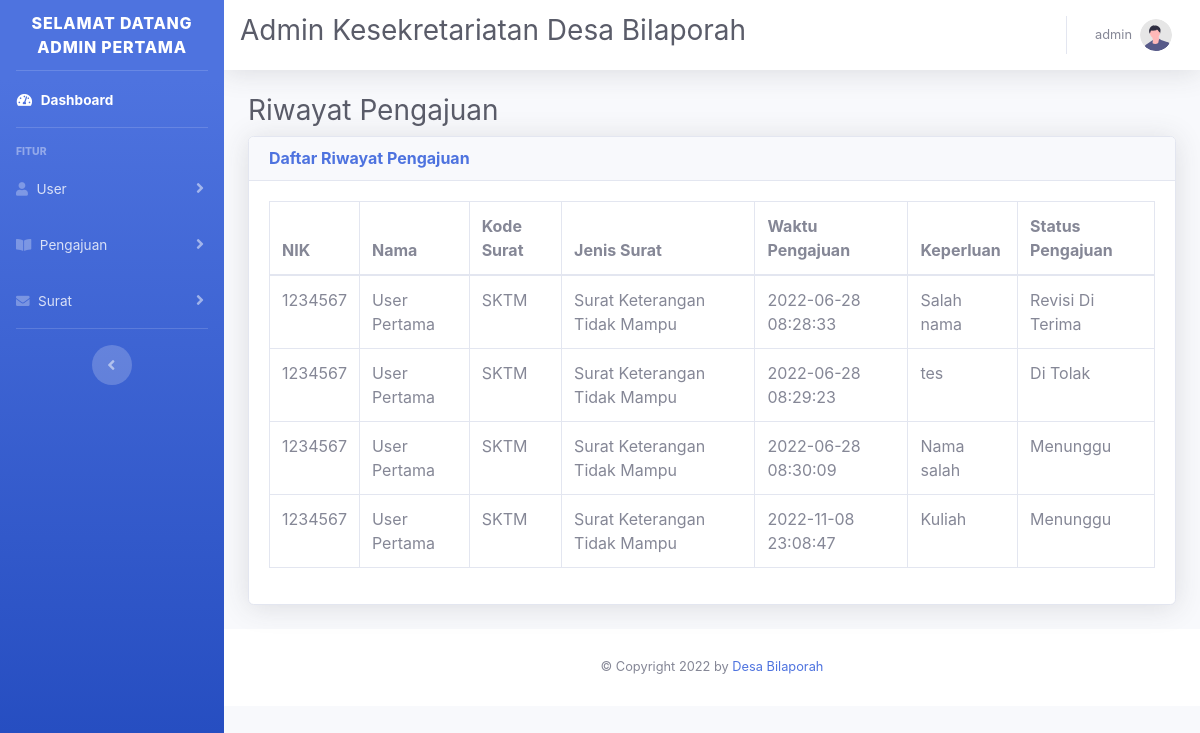
Before: /admin/semua_pengajuan.php (signed in) with the older database file.
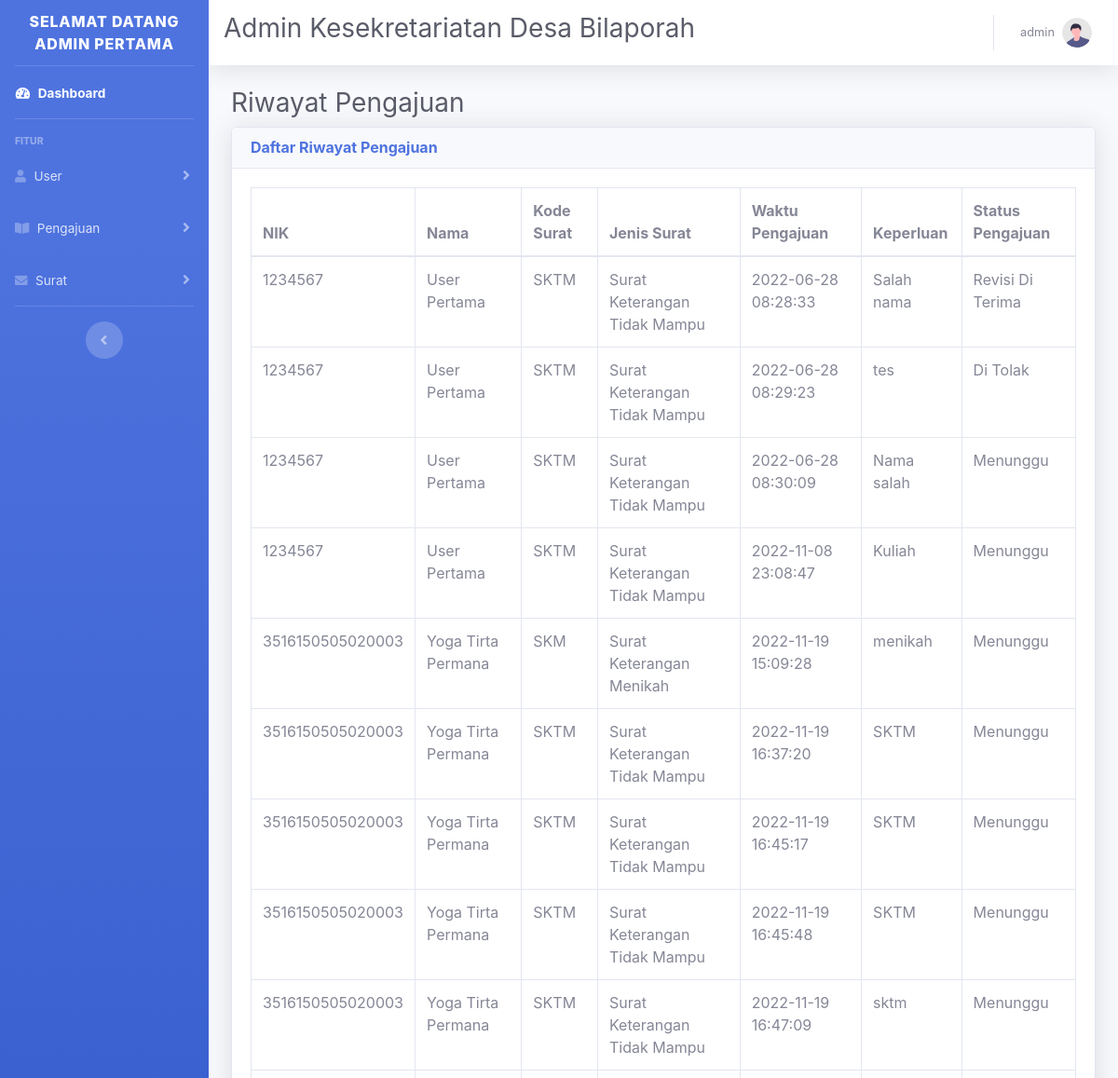
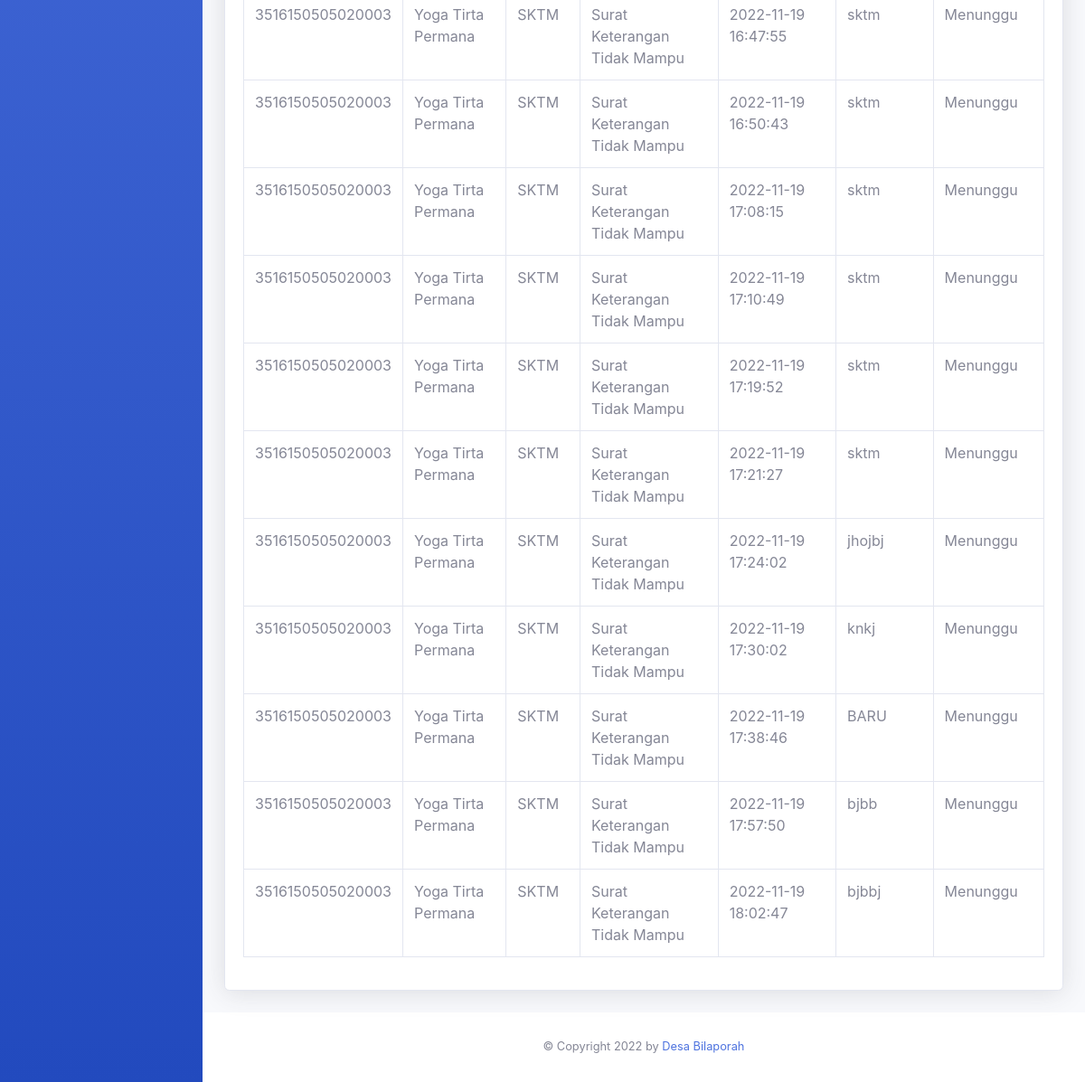
After: the same page with the newer database file (2 pictures, top to bottom).
### tables this page shows
CREATE TABLE `tb_pengajuan` (
  `id_pengajuan` int(11) NOT NULL,
  `nik` varchar(100) DEFAULT NULL,
  `kode_surat` varchar(5) DEFAULT NULL,
  `tgl_pengajuan` datetime DEFAULT NULL,
  `keperluan` varchar(200) DEFAULT NULL,
  `jenis_pengajuan` varchar(50) DEFAULT NULL,
  `status_pengajuan` enum('Menunggu','Di Terima','Di Tolak','Revisi Di Terima','Revisi Selesai') DEFAULT NULL
);

CREATE TABLE `tb_user` (
  `nik` varchar(100) NOT NULL,
  `username` varchar(100) DEFAULT NULL,
  `password` varchar(100) NOT NULL,
  `nama_user` varchar(100) NOT NULL,
  `tempat_lahir` varchar(100) NOT NULL,
  `tanggal_lahir` varchar(100) NOT NULL,
  `gender` varchar(50) NOT NULL,
  `agama` varchar(50) NOT NULL,
  `alamat` varchar(255) NOT NULL,
  `role_user` enum('Warga','Admin') NOT NULL
);

CREATE TABLE `tb_surat` (
  `kode_surat` char(5) NOT NULL,
  `jenis_surat` varchar(50) NOT NULL,
  `surat_keluar` int(11) NOT NULL
);

### db/data_semua_pengajuan.php (the view)
<?php
include "../connect/koneksi.php";
$tb_pengajuan = mysqli_query($koneksi, "SELECT * FROM tb_user INNER JOIN tb_pengajuan USING(nik) INNER JOIN tb_surat USING(kode_surat)");
while ($row = mysqli_fetch_assoc($tb_pengajuan)) : ?>
    <tr>
        <td><?= $row["nik"] ?></td>
        <td><?= $row["nama_user"] ?></td>
        <td><?= $row["kode_surat"] ?></td>
        <td><?= $row["jenis_surat"] ?></td>
        <td><?= $row["tgl_pengajuan"] ?></td>
        <td><?= $row["keperluan"] ?></td>
        <td><?= $row["status_pengajuan"] ?></td>
    </tr>
<?php
endwhile;
?>

Changed rows visible on the page:
added tb_pengajuan: nik.nik "3516150505020003", nik.nama_user "Yoga Tirta Permana", kode_surat "SKM", kode_surat.jenis_surat "Surat Keterangan Menikah", tgl_pengajuan "2022-11-19 15:09:28", keperluan "menikah", status_pengajuan "Menunggu"
added tb_pengajuan: nik.nik "3516150505020003", nik.nama_user "Yoga Tirta Permana", kode_surat "SKTM", kode_surat.jenis_surat "Surat Keterangan Tidak Mampu", tgl_pengajuan "2022-11-19 16:37:20", keperluan "SKTM", status_pengajuan "Menunggu"
added tb_pengajuan: nik.nik "3516150505020003", nik.nama_user "Yoga Tirta Permana", kode_surat "SKTM", kode_surat.jenis_surat "Surat Keterangan Tidak Mampu", tgl_pengajuan "2022-11-19 16:45:17", keperluan "SKTM", status_pengajuan "Menunggu"
added tb_pengajuan: nik.nik "3516150505020003", nik.nama_user "Yoga Tirta Permana", kode_surat "SKTM", kode_surat.jenis_surat "Surat Keterangan Tidak Mampu", tgl_pengajuan "2022-11-19 16:45:48", keperluan "SKTM", status_pengajuan "Menunggu"
added tb_pengajuan: nik.nik "3516150505020003", nik.nama_user "Yoga Tirta Permana", kode_surat "SKTM", kode_surat.jenis_surat "Surat Keterangan Tidak Mampu", tgl_pengajuan "2022-11-19 16:47:09", keperluan "sktm", status_pengajuan "Menunggu"
added tb_pengajuan: nik.nik "3516150505020003", nik.nama_user "Yoga Tirta Permana", kode_surat "SKTM", kode_surat.jenis_surat "Surat Keterangan Tidak Mampu", tgl_pengajuan "2022-11-19 16:47:55", keperluan "sktm", status_pengajuan "Menunggu"
added tb_pengajuan: nik.nik "3516150505020003", nik.nama_user "Yoga Tirta Permana", kode_surat "SKTM", kode_surat.jenis_surat "Surat Keterangan Tidak Mampu", tgl_pengajuan "2022-11-19 16:50:43", keperluan "sktm", status_pengajuan "Menunggu"
added tb_pengajuan: nik.nik "3516150505020003", nik.nama_user "Yoga Tirta Permana", kode_surat "SKTM", kode_surat.jenis_surat "Surat Keterangan Tidak Mampu", tgl_pengajuan "2022-11-19 17:08:15", keperluan "sktm", status_pengajuan "Menunggu"
added tb_pengajuan: nik.nik "3516150505020003", nik.nama_user "Yoga Tirta Permana", kode_surat "SKTM", kode_surat.jenis_surat "Surat Keterangan Tidak Mampu", tgl_pengajuan "2022-11-19 17:10:49", keperluan "sktm", status_pengajuan "Menunggu"
added tb_pengajuan: nik.nik "3516150505020003", nik.nama_user "Yoga Tirta Permana", kode_surat "SKTM", kode_surat.jenis_surat "Surat Keterangan Tidak Mampu", tgl_pengajuan "2022-11-19 17:19:52", keperluan "sktm", status_pengajuan "Menunggu"
added tb_pengajuan: nik.nik "3516150505020003", nik.nama_user "Yoga Tirta Permana", kode_surat "SKTM", kode_surat.jenis_surat "Surat Keterangan Tidak Mampu", tgl_pengajuan "2022-11-19 17:21:27", keperluan "sktm", status_pengajuan "Menunggu"
added tb_pengajuan: nik.nik "3516150505020003", nik.nama_user "Yoga Tirta Permana", kode_surat "SKTM", kode_surat.jenis_surat "Surat Keterangan Tidak Mampu", tgl_pengajuan "2022-11-19 17:24:02", keperluan "jhojbj", status_pengajuan "Menunggu"
added tb_pengajuan: nik.nik "3516150505020003", nik.nama_user "Yoga Tirta Permana", kode_surat "SKTM", kode_surat.jenis_surat "Surat Keterangan Tidak Mampu", tgl_pengajuan "2022-11-19 17:30:02", keperluan "knkj", status_pengajuan "Menunggu"
added tb_pengajuan: nik.nik "3516150505020003", nik.nama_user "Yoga Tirta Permana", kode_surat "SKTM", kode_surat.jenis_surat "Surat Keterangan Tidak Mampu", tgl_pengajuan "2022-11-19 17:38:46", keperluan "BARU", status_pengajuan "Menunggu"
added tb_pengajuan: nik.nik "3516150505020003", nik.nama_user "Yoga Tirta Permana", kode_surat "SKTM", kode_surat.jenis_surat "Surat Keterangan Tidak Mampu", tgl_pengajuan "2022-11-19 17:57:50", keperluan "bjbb", status_pengajuan "Menunggu"
added tb_pengajuan: nik.nik "3516150505020003", nik.nama_user "Yoga Tirta Permana", kode_surat "SKTM", kode_surat.jenis_surat "Surat Keterangan Tidak Mampu", tgl_pengajuan "2022-11-19 18:02:47", keperluan "bjbbj", status_pengajuan "Menunggu"
